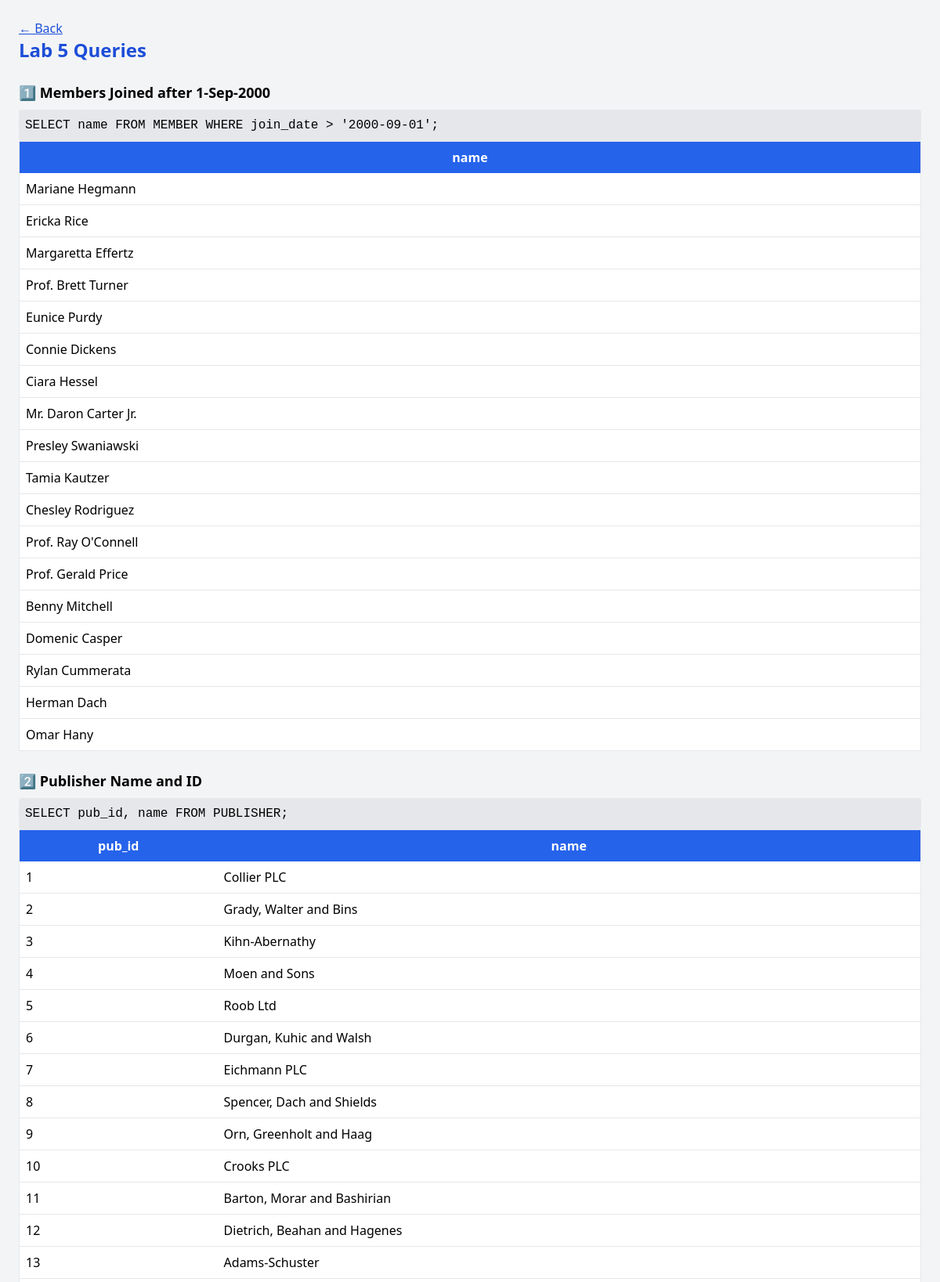
The page /queries.php (upper part) on the database its author committed.
### tables this page shows
CREATE TABLE `member` (
  `member_id` int(11) NOT NULL,
  `name` varchar(255) NOT NULL,
  `address` text DEFAULT NULL,
  `join_date` date DEFAULT NULL
);

CREATE TABLE `publisher` (
  `pub_id` int(11) NOT NULL,
  `name` varchar(100) NOT NULL,
  `address` text DEFAULT NULL
);

### queries.php (the view, shortened to what this page needs)
<?php include 'config.php'; ?>
<!DOCTYPE html>
<html lang="en">
<head>
  <script src="https://cdn.tailwindcss.com"></script>
  <link rel="stylesheet" href="style.css">
</head>
<body class="bg-gray-100 p-6">
  <a href="index.php" class="text-blue-700 underline">← Back</a>
  <h1 class="text-2xl font-bold mb-4 text-blue-700">Lab 5 Queries</h1>
  <?php
  $queries = [
    "1️⃣ Members Joined after 1-Sep-2000" =>
      "SELECT name FROM MEMBER WHERE join_date > '2000-09-01';",
    "2️⃣ Publisher Name and ID" =>
      "SELECT pub_id, name FROM PUBLISHER;",
    "3️⃣ Members Joined between 1-Oct-1995 and 1-Oct-2019" =>
      "SELECT * FROM MEMBER WHERE join_date BETWEEN '1995-10-01' AND '2019-10-01';",
    "4️⃣ Books with pub_id=2 or price between 15 and 20" =>
      "SELECT * FROM BOOK WHERE pub_id = 2 OR price BETWEEN 15 AND 20;",
    "5️⃣ Borrowing records for member id=5" =>
      "SELECT * FROM BORROWING_BOOK WHERE member_id = 5;"
  ];
  foreach ($queries as $label => $sql) {
      echo "<h2 class='text-lg font-semibold mt-6 mb-2'>$label</h2>";
      echo "<pre class='bg-gray-200 p-2 rounded'>$sql</pre>";
      $res = $conn->query($sql);
      if ($res && $res->num_rows > 0) {
          echo "<table class='w-full border bg-white mb-4'>";
          $first = true;
          while ($row = $res->fetch_assoc()) {
              if ($first) {
                  echo "<tr class='bg-blue-600 text-white'>";
                  foreach ($row as $key => $val) echo "<th class='p-2'>$key</th>";
                  echo "</tr>";
                  $first = false;
              }
              echo "<tr class='border-b'>";
              foreach ($row as $val) echo "<td class='p-2'>$val</td>";
              echo "</tr>";
          }
          echo "</table>";
      } else echo "<p class='text-gray-500'>No results found.</p>";
  }
  ?>
</body>
</html>

### rows shown on the page
member: key "name", name "Mariane Hegmann"
member: name "Ericka Rice"
member: name "Margaretta Effertz"
member: name "Prof. Brett Turner"
member: name "Eunice Purdy"
member: name "Connie Dickens"
member: name "Ciara Hessel"
member: name "Mr. Daron Carter Jr."
member: name "Presley Swaniawski"
member: name "Tamia Kautzer"
member: name "Chesley Rodriguez"
member: name "Prof. Ray O'Connell"
member: name "Prof. Gerald Price"
member: name "Benny Mitchell"
member: name "Domenic Casper"
member: name "Rylan Cummerata"
member: name "Herman Dach"
member: name "Omar Hany"
publisher: key "pub_id", key "name", pub_id "1", name "Collier PLC"
publisher: pub_id "2", name "Grady, Walter and Bins"
publisher: pub_id "3", name "Kihn-Abernathy"
publisher: pub_id "4", name "Moen and Sons"
publisher: pub_id "5", name "Roob Ltd"
publisher: pub_id "6", name "Durgan, Kuhic and Walsh"
publisher: pub_id "7", name "Eichmann PLC"
publisher: pub_id "8", name "Spencer, Dach and Shields"
publisher: pub_id "9", name "Orn, Greenholt and Haag"
publisher: pub_id "10", name "Crooks PLC"
publisher: pub_id "11", name "Barton, Morar and Bashirian"
publisher: pub_id "12", name "Dietrich, Beahan and Hagenes"
publisher: pub_id "13", name "Adams-Schuster"

### other values the page prints
$label "1️⃣ Members Joined after 1-Sep-2000"
$sql "SELECT name FROM MEMBER WHERE join_date > '2000-09-01';"
$label "2️⃣ Publisher Name and ID"
$sql "SELECT pub_id, name FROM PUBLISHER;"
